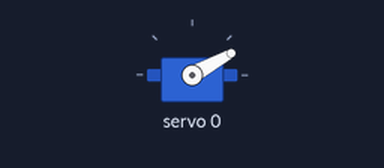
Simulated run of this sketch. Board: Arduino Uno, built with avr-gcc and run on an emulated ATmega328P. Parts: servo.

Above: at 0.05 s.
At 0.6 s:
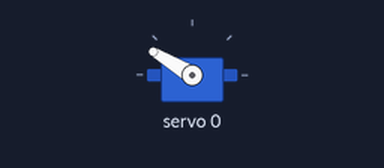
At 1.15 s:
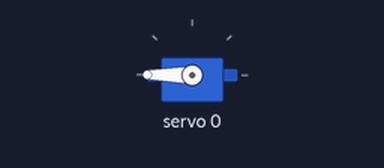
At 2.3 s:
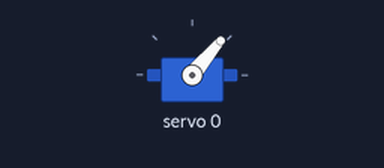
Timing chart, 0 to 6.7 s (numbered marks = the images above):
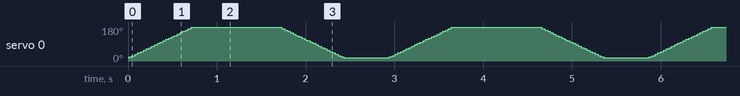

The sketch:

pca_board_with_maga.ino
```cpp
#include <Wire.h>
#include <Adafruit_PWMServoDriver.h>

Adafruit_PWMServoDriver pwm = Adafruit_PWMServoDriver();

// Standard servo pulse settings (may need minor adjustment for your specific servo)
#define SERVOMIN  150 // Minimum pulse length (approx 0 degrees)
#define SERVOMAX  600 // Maximum pulse length (approx 180 degrees)
#define SERVO_FREQ 50 // Analog servos run at 50Hz

void setup() {
  pwm.begin();
  pwm.setPWMFreq(SERVO_FREQ);
}

void loop() {
  // 0 to 180 degrees
  for (int angle = 0; angle <= 180; angle +=3) {
    int pulse = map(angle, 0, 180, SERVOMIN, SERVOMAX); // Convert degrees to ticks
    pwm.setPWM(0, 0, pulse); // Move servo on Channel 0
    delay(15); // Wait 15ms for movement
  }

  delay(500); // Brief pause at 180

  // 180 back to 0 degrees
  for (int angle = 180; angle >= 0; angle -= 3) {
    int pulse = map(angle, 0, 180, SERVOMIN, SERVOMAX);
    pwm.setPWM(0, 0, pulse);
    delay(15);
  }

  delay(500); // Brief pause at 0
}
```
